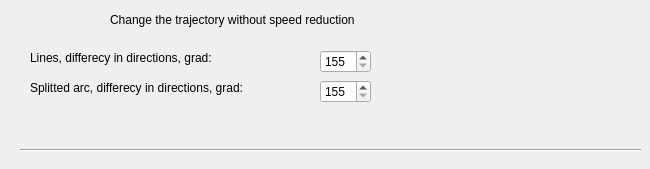
     <widget class="QWidget" name="tab_2">
      <attribute name="title">
       <string>Lookahead</string>
      </attribute>
      <widget class="QLabel" name="label">
       <property name="geometry">
        <rect>
         <x>110</x>
         <y>10</y>
         <width>381</width>
         <height>20</height>
        </rect>
       </property>
       <property name="text">
        <string>Change the trajectory without speed reduction</string>
       </property>
      </widget>
      <widget class="QLabel" name="label_5">
       <property name="geometry">
        <rect>
         <x>30</x>
         <y>50</y>
         <width>201</width>
         <height>16</height>
        </rect>
       </property>
       <property name="text">
        <string>Lines, differecy in directions, grad:</string>
       </property>
      </widget>
      <widget class="QSpinBox" name="spinBox">
       <property name="geometry">
        <rect>
         <x>320</x>
         <y>50</y>
         <width>51</width>
         <height>23</height>
        </rect>
       </property>
       <property name="minimum">
        <number>155</number>
       </property>
       <property name="maximum">
        <number>179</number>
       </property>
      </widget>
      <widget class="Line" name="line_3">
       <property name="geometry">
        <rect>
         <x>20</x>
         <y>140</y>
         <width>621</width>
         <height>20</height>
        </rect>
       </property>
       <property name="orientation">
        <enum>Qt::Horizontal</enum>
       </property>
      </widget>
      <widget class="QSpinBox" name="spinBox_2">
       <property name="geometry">
        <rect>
         <x>320</x>
         <y>80</y>
         <width>51</width>
         <height>23</height>
        </rect>
       </property>
       <property name="minimum">
        <number>155</number>
       </property>
       <property name="maximum">
        <number>179</number>
       </property>
      </widget>
      <widget class="QLabel" name="label_6">
       <property name="geometry">
        <rect>
         <x>30</x>
         <y>80</y>
         <width>251</width>
         <height>16</height>
        </rect>
       </property>
       <property name="text">
        <string>Splitted arc, differecy in directions, grad:</string>
       </property>
      </widget>
     </widget>
